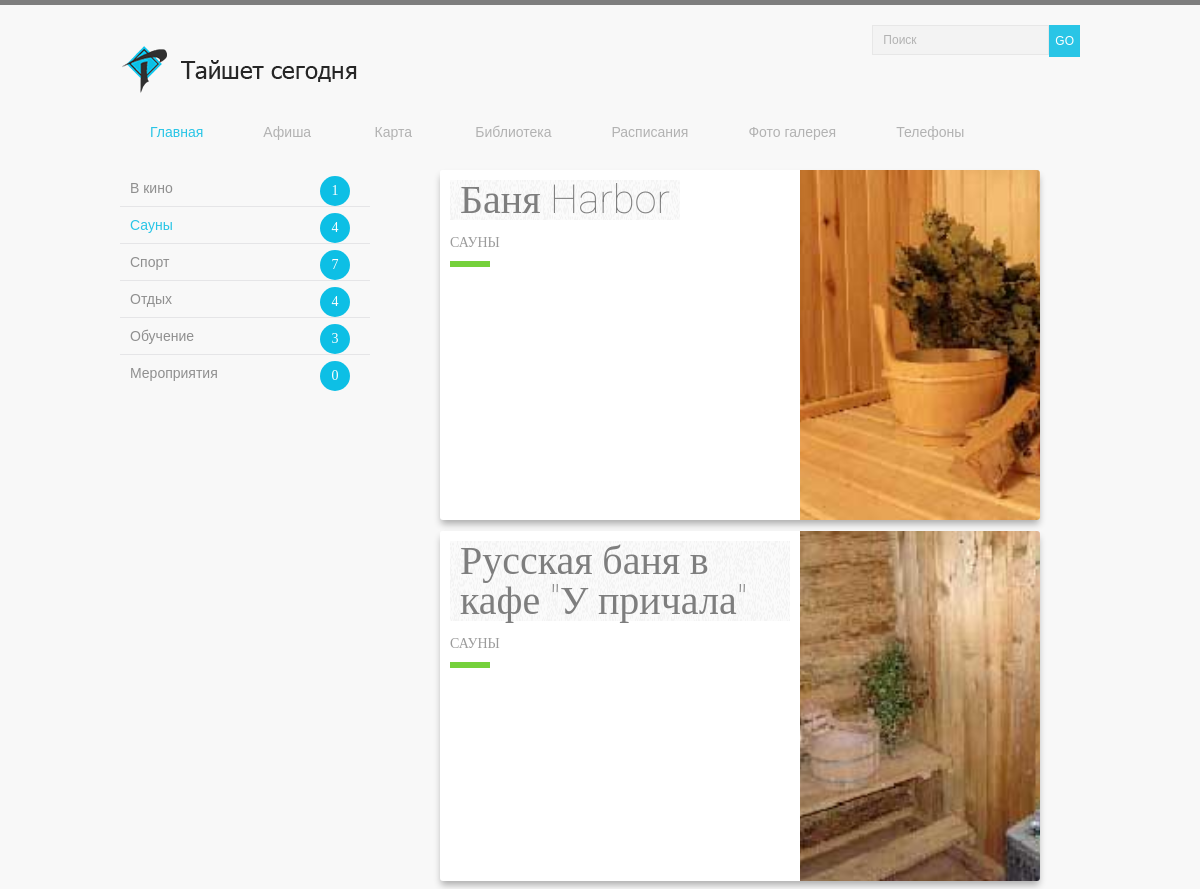
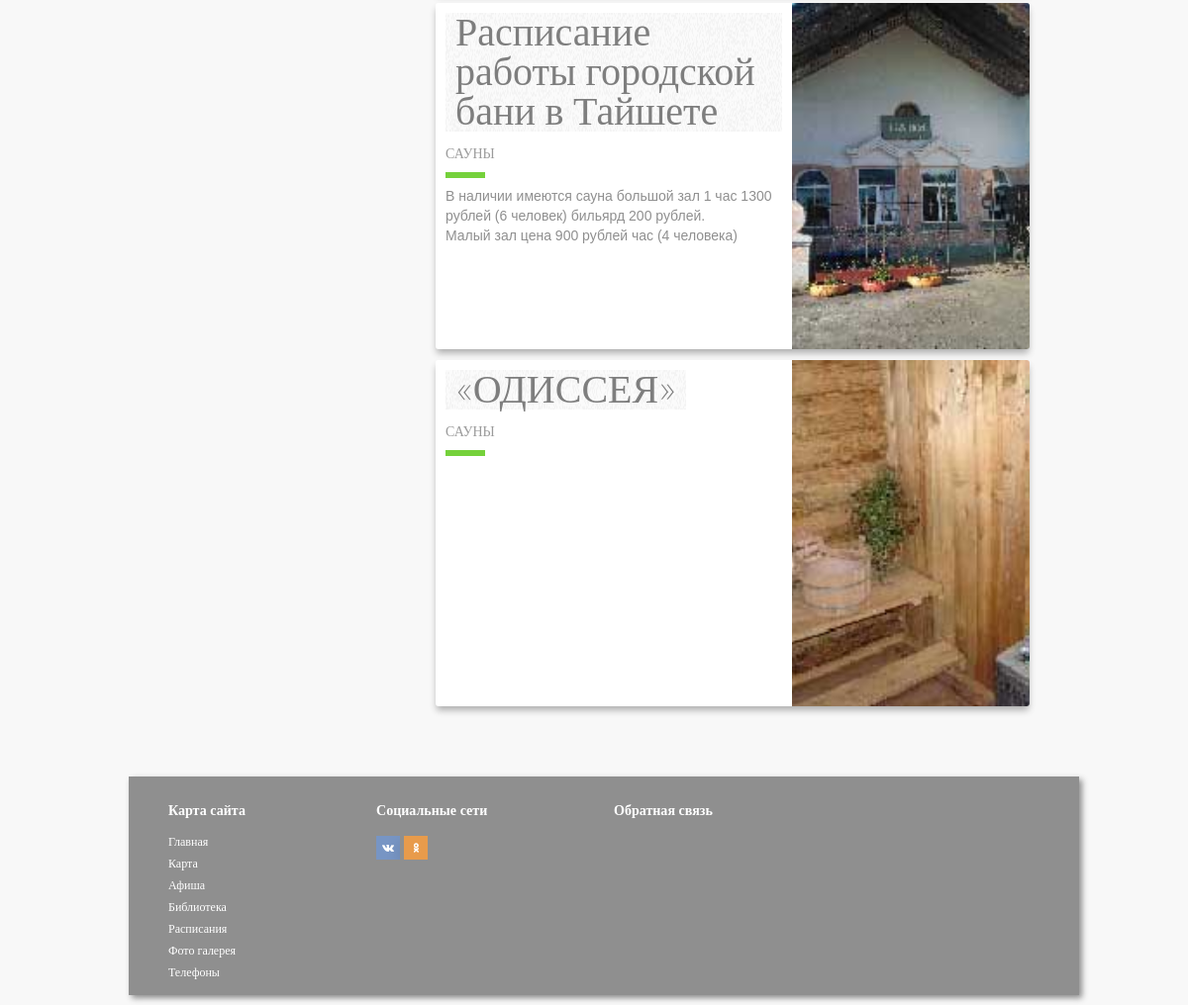
/saunaAfisha.php, run on an earlier commit of the app's database (2 pictures, top to bottom).
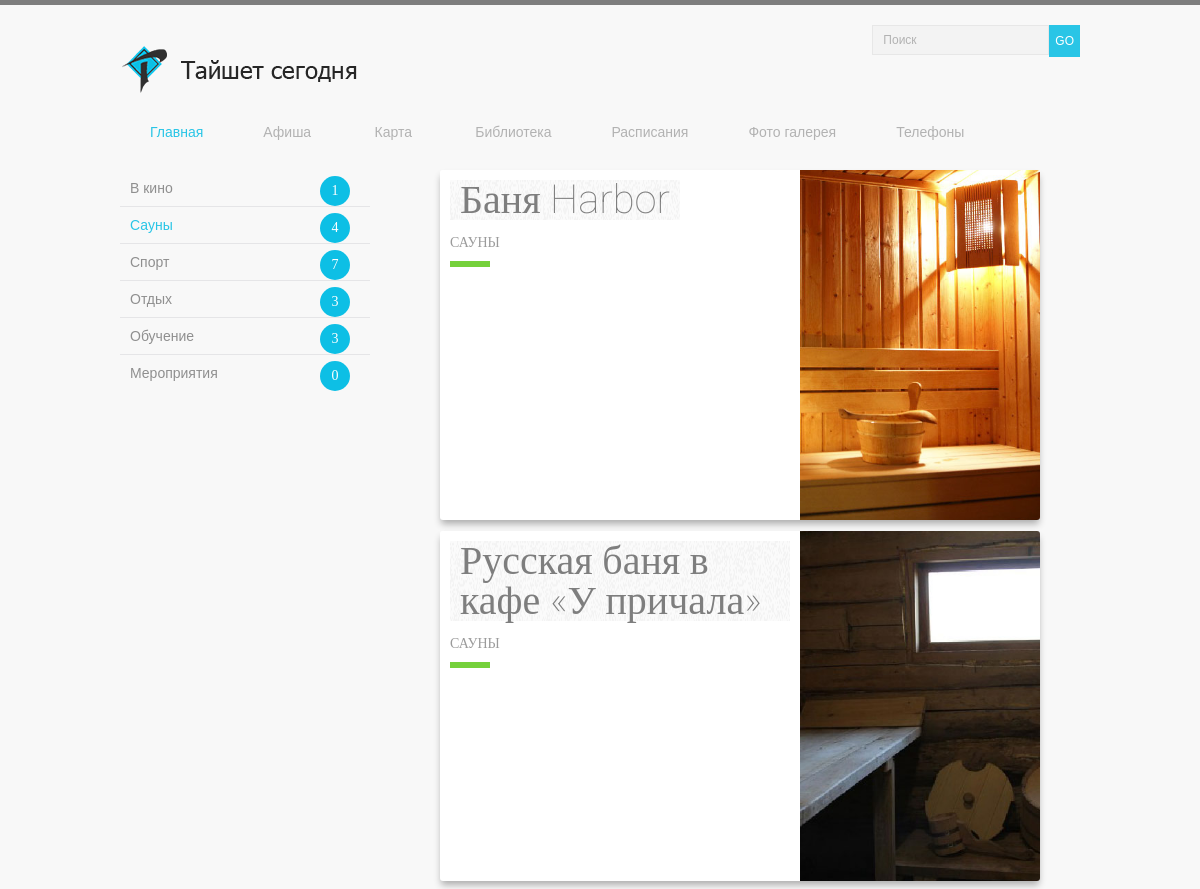
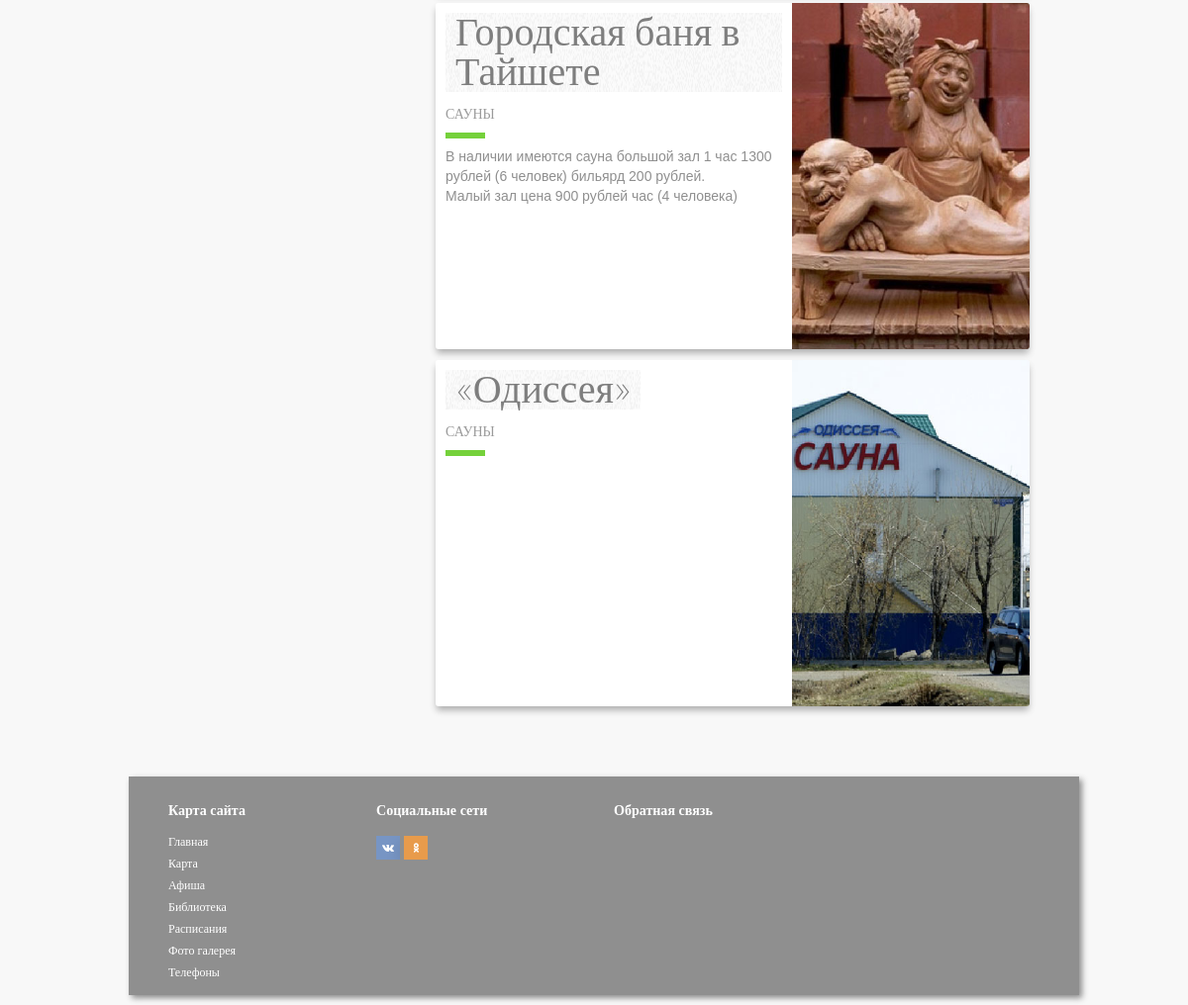
And on a later commit of the database (2 pictures, top to bottom).
### tables this page shows
CREATE TABLE afisha (id INTEGER PRIMARY KEY, name_tipe TEXT, img TEXT, zag TEXT, date TEXT, time TIME, place TEXT, tel TEXT, money TEXT, tipe TEXT, "adress");

### template/blockPageAfishaFore.php (the view, shortened to what this page needs)
<section>
	<?php
    $db = new PDO("sqlite:admin/post3.db");
  	$res = $db->query("SELECT * FROM afisha WHERE name_tipe = 'сауны';");
	foreach ($res as $array) {
		$block_img = $array['img'];
		$block_zag = $array['zag'];
        $block_text = $array['tipe'];
        $block_tipe = $array['name_tipe'];
		 echo("<div class=\"blog-card alt\">");
	     echo("<div class=\"photo\" style=\"background: url(".$block_img.") center / cover no-repeat;\"></div>");
		 echo("<div class=\"description\">");
		 echo("<h1>".$block_zag."</h1>");
		 echo("<h2>".$block_tipe."</h2>");
		 echo("<p class=\"summary\">".$block_text."</p>");
	     echo("</div>");
		 echo("</div>");
		 }
	?>
</section>

### template/leftMenuAfisha.php
<aside>
<nav>
	<ul class="aside-menu">
	<?php
	$db = new PDO("sqlite:admin/post3.db");
  	$res = $db->query("SELECT COUNT(id) FROM afisha WHERE name_tipe = 'мероприятия';");
  	$resTwo = $db->query("SELECT COUNT(id) FROM afisha WHERE name_tipe = 'кино';");
  	$resThree = $db->query("SELECT COUNT(id) FROM afisha WHERE name_tipe = 'сауны';");
  	$resFore = $db->query("SELECT COUNT(id) FROM afisha WHERE name_tipe = 'спорт';");
  	$resFive = $db->query("SELECT COUNT(id) FROM afisha WHERE name_tipe = 'отдых';");
  	$resSix = $db->query("SELECT COUNT(id) FROM afisha WHERE name_tipe = 'обучение';");
  	$rows= $res->fetchColumn();
  	$rowsTwo= $resTwo->fetchColumn();
    $rowsThree= $resThree->fetchColumn();
    $rowsFore= $resFore->fetchColumn();
    $rowsFive= $resFive->fetchColumn();
     $rowsSix= $resSix->fetchColumn();
		echo("<li><a href=\"afisha.php\">В кино</a><p class=\"blueBlock\">".$rowsTwo."</p></li>");
		echo("<li><a href=\"saunaAfisha.php\">Сауны<p class=\"blueBlock\">".$rowsThree."</p></a></li>");
		echo("<li><a href=\"sportAfisha.php\">Спорт<p class=\"blueBlock\">".$rowsFore."</p></a></li>");
		echo("<li><a href=\"restAfisha.php\">Отдых<p class=\"blueBlock\">".$rowsFive."</p></a></li>");
		echo("<li><a href=\"aducationAfisha.php\">Обучение<p class=\"blueBlock\">".$rowsSix."</p></a></li>");
		echo("<li><a href=\"sityAfisha.php\">Мероприятия<p class=\"blueBlock\">".$rows."</p></a></li>");
		?>
	</ul>
</nav>
</aside>

What changed in the data, as far as the page shows it:
changed afisha "Баня Harbor": img: a different picture
changed afisha: img: a different picture; zag "Русская баня в кафе \"У причала\"" → "Русская баня в кафе «У причала»"
changed afisha: img: a different picture; zag "Расписание работы городской бани в Тайшете" → "Городская баня в Тайшете"
changed afisha: img: a different picture; zag "«ОДИССЕЯ»" → "«Одиссея»"
Also different on the page:
$rowsFive: "4" → "3"
